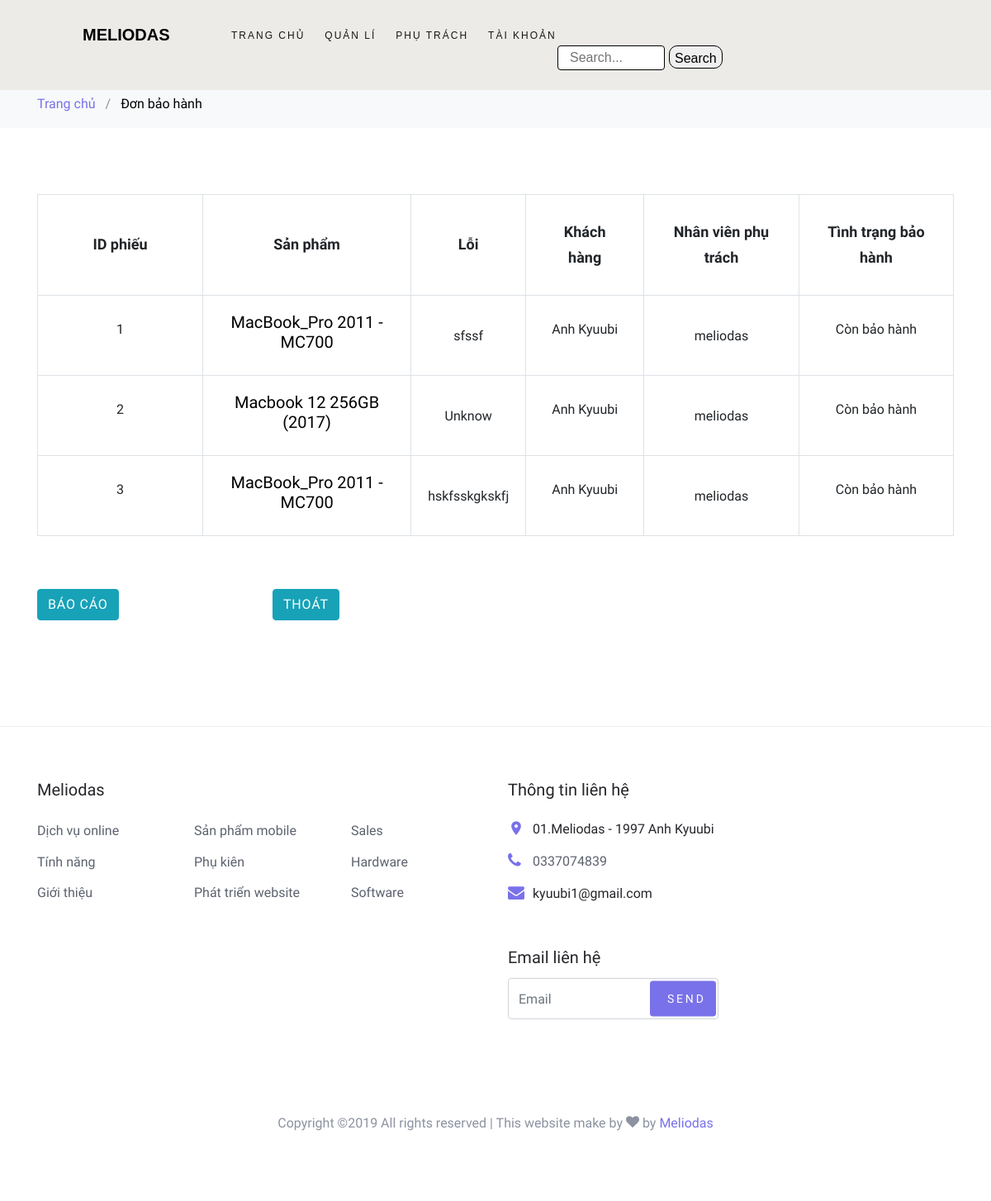
/Sin/assignee/detail/ (signed in), run on an earlier commit of the app's database.
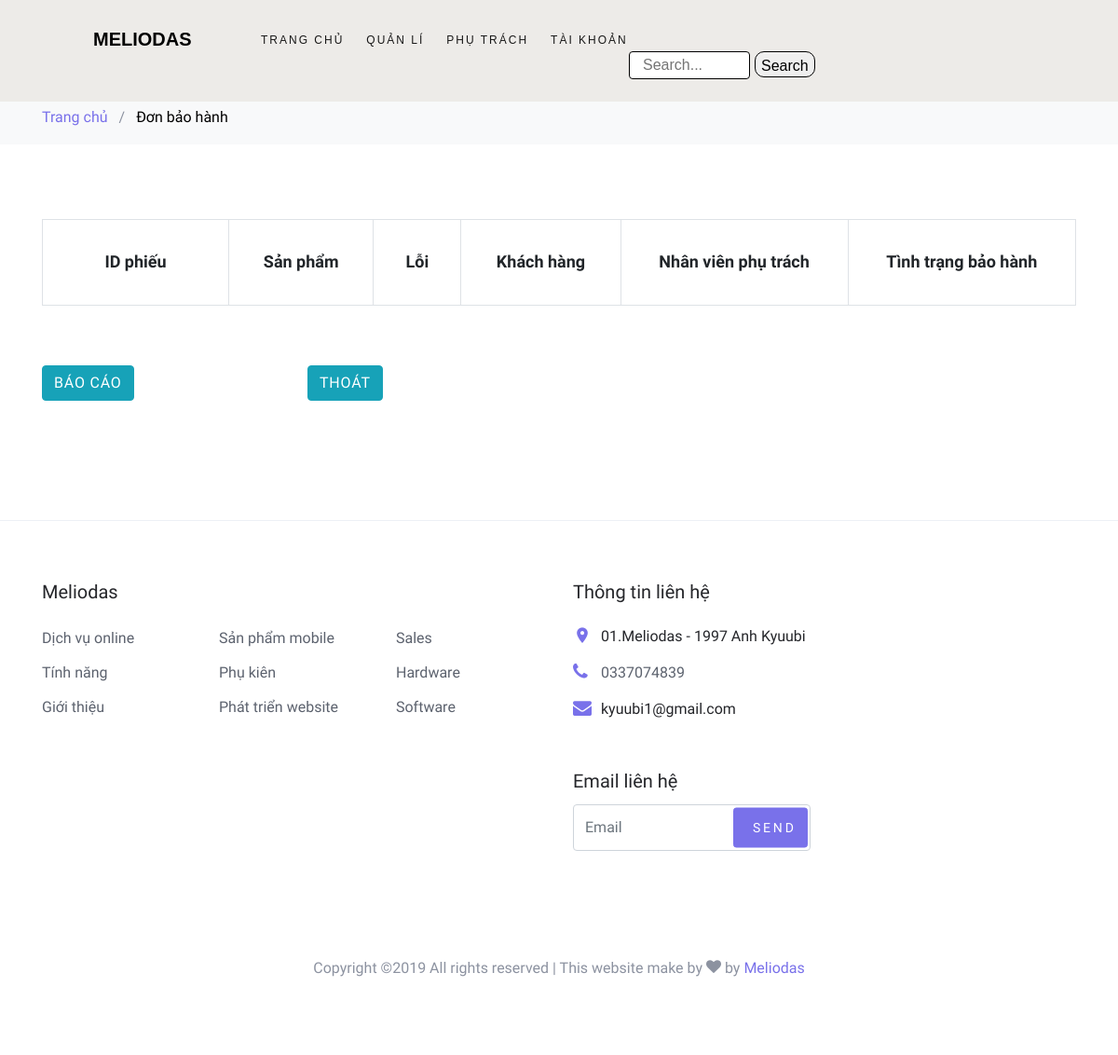
And on a later commit of the database.
### Sin/models.py (models this page shows, shortened)
class FixService(models.Model):
    product = models.ForeignKey(Product, on_delete=models.CASCADE)
    fix = models.ForeignKey(Service, on_delete=models.CASCADE)
    employee = models.ForeignKey(Account, on_delete=models.CASCADE)
    error = models.CharField(max_length=100)
    is_guarantee = models.IntegerField()

class Product(models.Model):
    name = models.CharField(default='', max_length=100)
    image = models.ImageField(blank=True, null=True)
    number = models.IntegerField(default=0)
    category = models.ForeignKey(Category, on_delete=models.CASCADE)
    description = models.TextField()
    cost = models.IntegerField(default=0)

class Service(models.Model):
    customer_name = models.CharField(max_length=50)
    address = models.CharField(max_length=50)
    phone = models.CharField(max_length=13)

class Account(AbstractUser):
    sex_choice = ((0, 'Nữ'), (1, 'Nam'))
    address = models.CharField(default='', max_length=50)
    sex = models.IntegerField(choices=sex_choice, default='1')
    phone = models.IntegerField()
    def __str__(self):
        return self.username

### Sin/views.py (the view)
# urls.py: path('assignee/detail/', views.AssigneeDetail.as_view(), name='assignee_detail'),
class AssigneeDetail(View):
    def get(self, request):
        acc = request.user
        search = SearchProduct()
        detail = FixService.objects.filter(employee=request.user)
        return render(request, 'Sin/fixed_form_assignee.html', {'detail': detail, 'acc': acc, 'search': search})

### Sin/forms.py
class SearchProduct(forms.ModelForm):
    class Meta:
        model = Product
        fields = {'category', }
        widgets = {
            'category': forms.TextInput(attrs={'class': 'in', 'placeholder': 'Search...'})
        }

### Sin/templates/Sin/fixed_form_assignee.html (shortened to what this page needs)
{% extends 'Sin/base1.html'%}
{% load static %}
    {% block content %}
    <link rel="stylesheet" href="fonts/icomoon/style.css">
    <link rel="stylesheet" href="{% static 'Sin/css/bootstrap.min.css' %}">
    <link rel="stylesheet" href="{% static 'Sin/css/magnific-popup.css' %}">
    <link rel="stylesheet" href="{% static 'Sin/css/jquery-ui.css' %}">
    <link rel="stylesheet" href="{% static 'Sin/css/owl.carousel.min.css' %}">
    <link rel="stylesheet" href="{% static 'Sin/css/owl.theme.default.min.css' %}">
    <link rel="stylesheet" href="{% static 'Sin/detail.css' %}">
    <link rel="stylesheet" href="{% static 'Sin/css/aos.css' %}">
    <link rel="stylesheet" href="{% static 'Sin/css/style.css' %}">
  <div class="site-wrap">
    <div class="bg-light py-3">
      <div class="container">
        <div class="row">
          <div class="col-md-12 mb-0"><a href="{% url 'Sin:home'%}">Trang chủ </a> <span class="mx-2 mb-0">/</span> <strong class="text-black">Đơn bảo hành  </strong></div>
        </div>
      </div>
    </div>
    <div class="site-section">
      <div class="container">
        <div class="row mb-5">
          <form class="col-md-12" method="post">
            <div class="site-blocks-table">
              <table class="table table-bordered">
                <thead>
                  <tr>
                    <th class="product-thumbnail">ID phiếu </th>
                    <th class="product-name">Sản phẩm </th>
                    <th class="product-price">Lỗi  </th>
                    <th class="product-quantity">Khách hàng  </th>
                    <th class="product-total">Nhân viên phụ trách  </th>
                    <th class="product-remove">Tình trạng bảo hành  </th>
                  </tr>
                </thead>
                <tbody>
                {% if detail %}
                  {% for form in detail%}
                  <form action="" method="post">
                  <tr>
                    <td class="product-thumbnail">
                      <p>{{form.id}}</p>
                    </td>
                    <td class="product-name">
                      <h2 class="h5 text-black">{{form.product.name}}</h2>
                    </td>
                    <td>{{form.error}} </td>
                    <td>
                      <p>{{form.fix.customer_name}}</p>
                    </td>
                    <td>{{form.employee}}</td>
                    <td>
                        {% if form.is_guarantee == 1 %}
                        <p>Còn bảo hành </p>
                        {% else %}
                        <p>Hết bảo hành </p>
                        {% endif %}
                    </td>
                  </tr>
                  </form>
                  {% endfor %}
                {% endif %}
                </tbody>
              </table>
            </div>
          </form>
        </div>
        <div class="row">
          <div class="col-md-6">
            <div class="row mb-5">
              <div class="col-md-6 mb-3 mb-md-0">
                <a href="{% url 'Sin:report'%}" class="btn btn-info" role="button">Báo cáo  </a>
              </div>
              <div class="col-md-6">
                <a href="{% url 'Sin:home'%}" class="btn btn-info" role="button">Thoát </a>
              </div>
            </div>
              </div>
            </div>
          </div>
        </div>
      </div>
    </div>
  </div>
    {% endblock %}

What changed in the data, as far as the page shows it:
no longer on this page (row edited): FixService: id "1", product.name "MacBook_Pro 2011 -MC700", error "sfssf", fix.customer_name "Anh Kyuubi", employee "meliodas", is_guarantee "Còn bảo hành"
no longer on this page (row edited): FixService: id "2", product.name "Macbook 12 256GB (2017)", error "Unknow", fix.customer_name "Anh Kyuubi", employee "meliodas", is_guarantee "Còn bảo hành"
no longer on this page (row edited): FixService: id "3", product.name "MacBook_Pro 2011 -MC700", error "hskfsskgkskfj", fix.customer_name "Anh Kyuubi", employee "meliodas", is_guarantee "Còn bảo hành"
